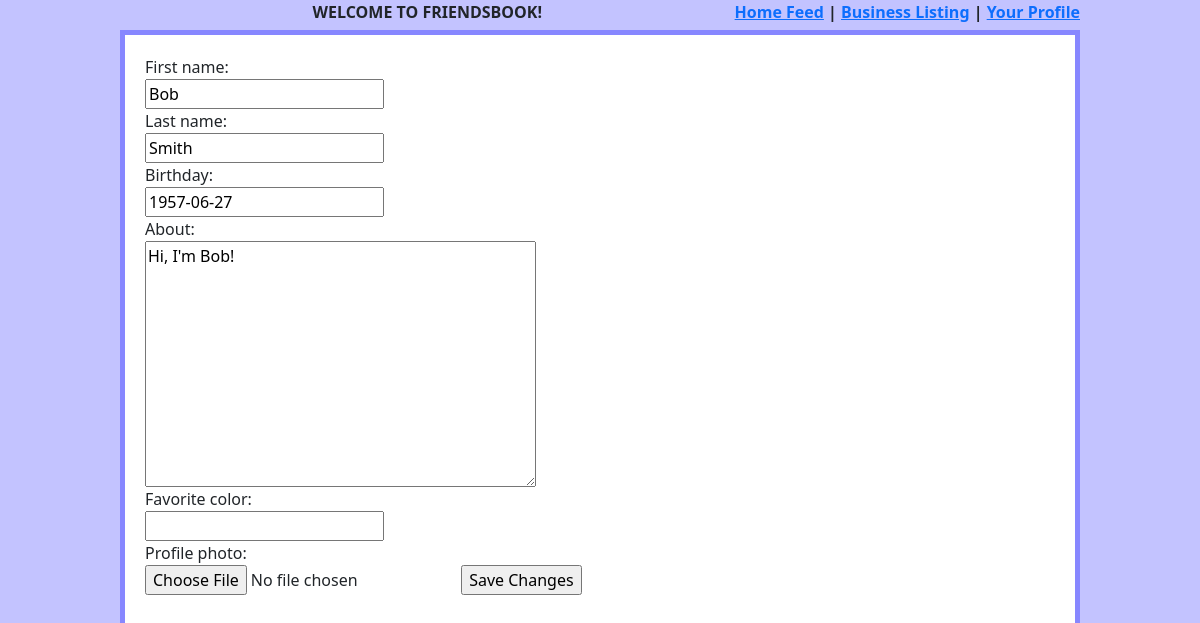
The app's page /useraccount/3/edit (signed in), older data.
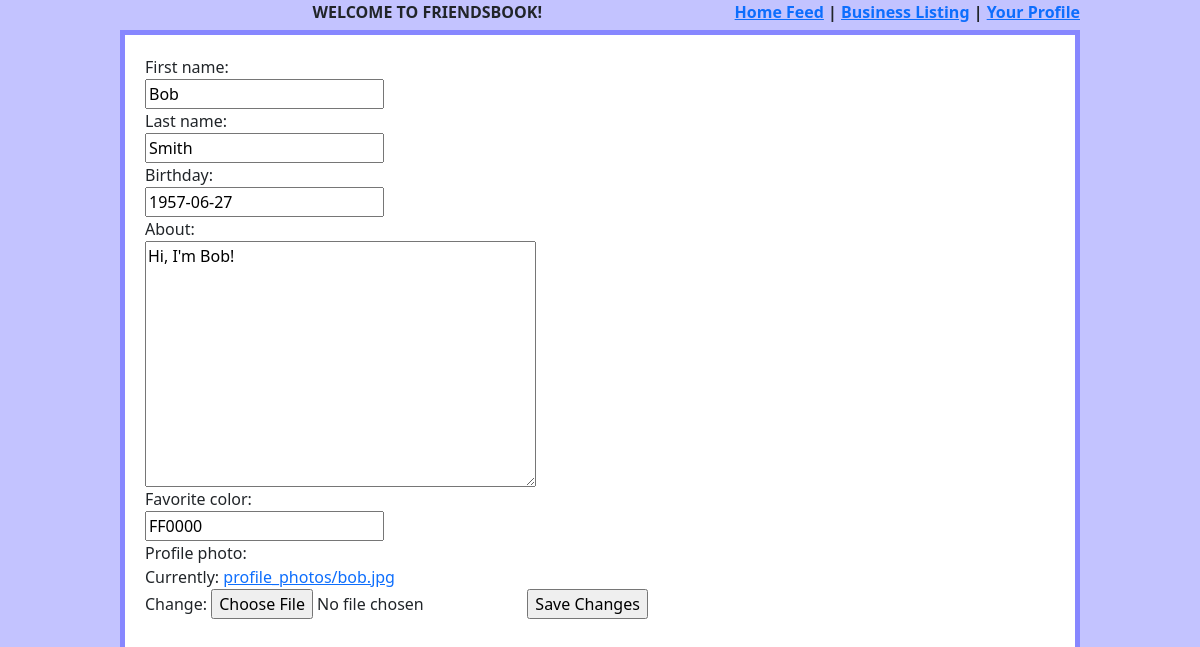
The same page, newer data.
### useraccount/models.py (models this page shows, shortened)
class UserAccount(models.Model):
    user = models.ForeignKey(User, null=False, blank=False, on_delete=CASCADE)
    first_name = models.CharField(max_length=140)
    last_name = models.CharField(max_length=140)
    created_on = models.DateTimeField('date created', auto_now_add=True)
    birthday = models.DateField()
    location = models.CharField(max_length=200)
    favorite_color = RGBcolorField(null=True)
    about = models.TextField(null=True)
    profile_photo = models.ImageField(upload_to='profile_photos', null=True)

### useraccount/views.py (the view)
# urls.py: path('useraccount/<int:useraccount_id>/edit', useraccount_edit, name='edit user profile'),
def useraccount_edit(request, useraccount_id):
    useraccount = get_object_or_404(UserAccount, id=useraccount_id)
    if not request.user or (request.user.id != useraccount.user.id):
        return HttpResponseForbidden()
    template = loader.get_template('useraccount_edit.html')
    if request.method == "POST":
        form = UserAccountForm(request.POST, request.FILES, instance=useraccount)
        if form.is_valid():
            form.save()
            return HttpResponse(template.render({'profile_edit_form': UserAccountForm(initial=model_to_dict(useraccount)), 'useraccount': useraccount}, request))
        else:
            return HttpResponse(template.render({
                'profile_edit_form': UserAccountForm(initial=model_to_dict(useraccount)),
                'useraccount': useraccount,
                'errors': form.errors
                }, request))
    else:
        return HttpResponse(template.render({'profile_edit_form': UserAccountForm(initial=model_to_dict(useraccount)), 'useraccount': useraccount}, request))

### useraccount/forms.py (shortened to what this page needs)
class UserAccountForm(forms.ModelForm):
    class Meta:
        model = UserAccount
        fields = ['first_name', 'last_name', 'birthday', 'about', 'favorite_color', 'profile_photo']

### useraccount/models.py (called while the page is built)
def int_to_hex(value):
    hex_val = format(value, 'X')
    hex_val = '0'*(6-len(hex_val)) + hex_val
    return hex_val

    def from_db_value(self, value, expression, connection):
        if value is None:
            return None
        return int_to_hex(value)

### useraccount/templates/useraccount_edit.html (shortened to what this page needs)
{% include 'header.html' %}
<div class="wrapper">
<form method="post" action="/useraccount/{{useraccount.id}}/edit" enctype="multipart/form-data">
    {{profile_edit_form}}
    <input type="submit" value="Save Changes"/>
</form>
</div>

### post/templates/header.html (shortened to what this page needs)
{% load bootstrap5 %}
{% bootstrap_css %}
{% load static %}
<link rel="stylesheet" type="text/css" href="{% static 'css/styles.css' %}">
<div class="header">
    WELCOME TO FRIENDSBOOK!
    <div class="links"><a href="/">Home Feed</a>&nbsp;|&nbsp;<a href="/businesses">Business Listing</a>&nbsp;|&nbsp;<a href="/profile/{{request.user.id}}">Your Profile</a></div>
</div>

### static/css/styles.css (style rules this page uses)
label { display: block; }
.header { width: 80%; margin: auto; text-align: center; font-weight: bold; height: 30px; }
.links { float: right; }
.wrapper { border: 5px solid rgb(135, 135, 255); width: 80%; margin: auto; padding: 20px; background-color: white; height: 100%; }

Row changes from the older to the newer data that the page shows:
changed UserAccount "Bob": favorite_color (not shown) → "FF0000"
Text that changed along with them:
text no longer shown: "First name: Last name: Birthday: About: Favorite color: Profile photo:"
text now shown: "First name: Last name: Birthday: About: Favorite color: Profile photo: Currently: profile_photos/bob.jpg Change:"
